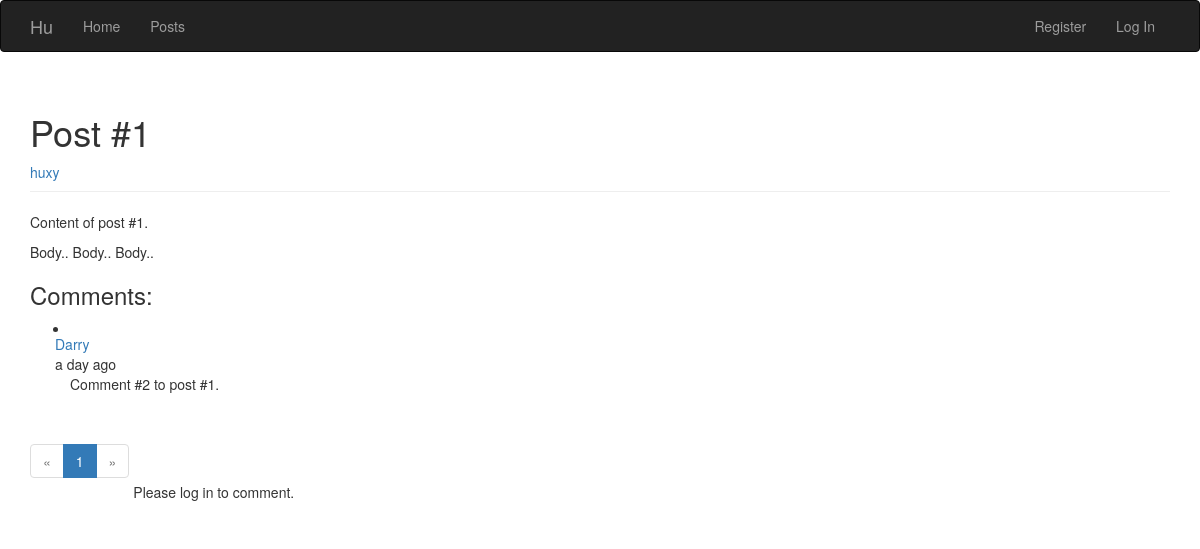
/posts/1, run on the app's committed database.
### app/models.py (models this page shows, shortened)
class Post(db.Model):
    __tablename__ = 'posts'
    id = db.Column(db.Integer, primary_key=True)
    author_id = db.Column(db.Integer, db.ForeignKey('users.id'))
    title = db.Column(db.String)
    body = db.Column(db.Text)
    body_html = db.Column(db.Text)
    timestamp = db.Column(db.DateTime, index=True, default=datetime.utcnow)
    comments = db.relationship('Comment', backref='post', lazy='dynamic')

class User(UserMixin, db.Model):
    __tablename__ = 'users'
    id = db.Column(db.Integer, primary_key = True)
    username = db.Column(db.String(64), unique = True, index = True)
    password_hash = db.Column(db.String(128))
    role_id = db.Column(db.Integer, db.ForeignKey('roles.id'))
    location = db.Column(db.String(64))
    about_me = db.Column(db.Text())
    member_since = db.Column(db.DateTime(), default=datetime.utcnow)
    last_seen = db.Column(db.DateTime(), default=datetime.utcnow)
    comments = db.relationship('Comment', backref='author', lazy='dynamic')
    posts = db.relationship('Post', backref='author', lazy='dynamic')
    followed = db.relationship('Follow', foreign_keys=[Follow.follower_id], backref=db.backref('follower', lazy='joined'),lazy='dynamic',cascade='all, delete-orphan')
    follower = db.relationship('Follow', foreign_keys=[Follow.followed_id], backref=db.backref('followed', lazy='joined'),lazy='dynamic',cascade='all, delete-orphan')
    @property
    def password(self):
        raise AttributeError('Password is not a readable attribute.')

class Comment(db.Model):
    __tablename__ = 'comments'
    id = db.Column(db.Integer, primary_key=True)
    post_id = db.Column(db.Integer, db.ForeignKey('posts.id'))
    body = db.Column(db.Text)
    timestamp = db.Column(db.DateTime,index=True, default=datetime.utcnow)
    author_id = db.Column(db.Integer, db.ForeignKey('users.id'))
    disabled = db.Column(db.Boolean, default = False)

### app/main/views.py (the view, shortened to what this page needs)
@main.route('/posts/<int:id>', methods=['GET', 'POST'])
def post_id(id):
    post = Post.query.get_or_404(id)
    form = CommentForm()
    page = request.args.get('page', 1, type=int)
    pagination = Comment.query.filter_by(post_id=id).order_by(Comment.timestamp.desc()).paginate(page, per_page=current_app.config['COMMENTS_PER_PAGE'], error_out=False)
    return render_template('post_id.html', post=post, form=form, comments=pagination.items, pagination=pagination)

### app/auth/views.py (called while the page is built)
@auth.before_app_request
def before_request():
    if current_user.is_authenticated:
        current_user.ping()

### app/models.py (called while the page is built)
    def is_administrator(self):
        return False

### app/templates/post_id.html (shortened to what this page needs)
{%extends "base.html" %}
{%import "bootstrap/wtf.html" as wtf%}
{%import "_macros.html" as macros %}
{%block page_content %}
<div class="page-header">
	<h1>{{post.title}}</h1>
	<a href="{{url_for('main.user', username=post.author.username)}}">
	{{post.author.username}}
	</a>
</div>
<div class="post-content">
	{{post.body_html | safe}}
</div>
{%include '_comments.html'%}
<div class="pagination">
	{{macros.pagination_widget(pagination, 'main.post_id', id=post.id)}}
</div>
{%if current_user.is_authenticated %}
{{wtf.quick_form(form)}}
{%else%}
Please log in to comment.
{%endif%}
{%endblock%}

### app/templates/_comments.html (shortened to what this page needs)
<div>
	<h3>Comments:</h3>
<ul class="posts">
	{%for comment in comments %}
	{%if current_user.is_administrator() or not comment.disabled %}
		<li class="post">
			<div class="row">
				<div class="col-4">
					<div class="post-author">
						<a href="{{url_for('main.user', username=comment.author.username)}}">
							{{ comment.author.username }}
						</a>
					</div>
				</div>
				<div class="col-4">
					<div class="post-date">{{moment(comment.timestamp).fromNow()}}</div>
				</div>
			</div>
				<div class="post-content">
					<div class="post-body">
						{{comment.body}}
					</div>
				</div>
		</li>
	{%endif%}
	{%endfor%}
</ul>
</div>

### data on the page
Post: title "Post #1", body_html "Content of post #1. Body.. Body.. Body.."
User: author.username "huxy"
Comment: author.username "Darry", timestamp "a day ago", body "Comment #2 to post #1."

### other printed values
{{ p }} "1"
